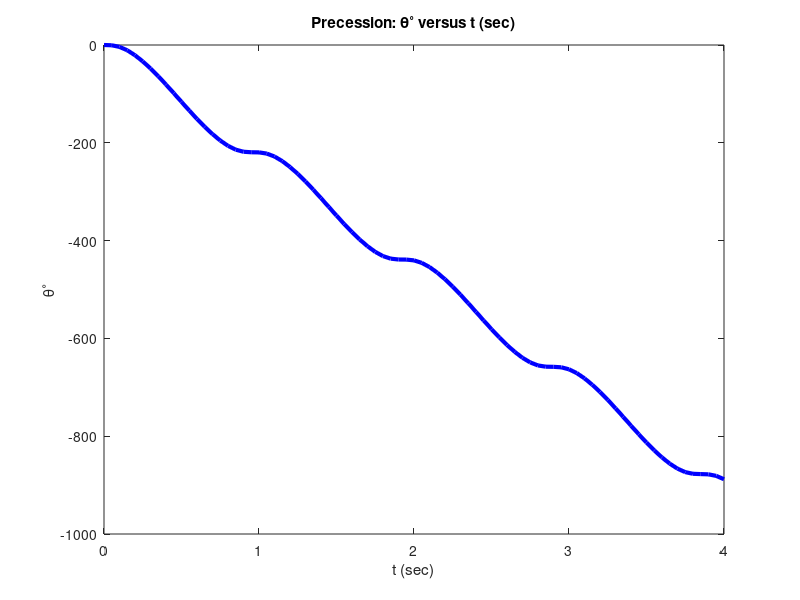
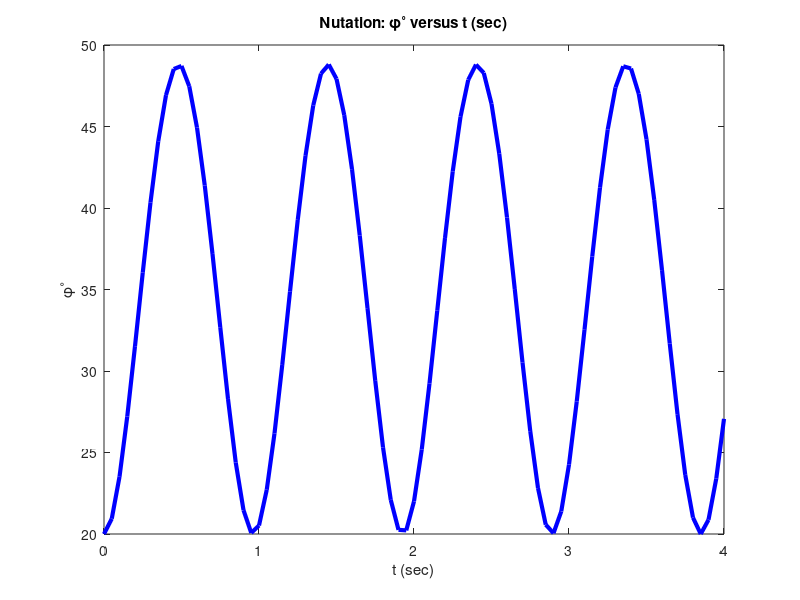

Here is the MATLAB script that generated these plots, in order:
function [t,VAR,Output] = hw_11_18_19
%===========================================================================
% File: hw_11_18_19.m created Nov 06 2025 by MotionGenesis 6.5.
% Portions copyright (c) 2009-2025 Motion Genesis LLC.  Rights reserved.
% MotionGenesis Student Licensee: Charlie Lambert. (until September 2028).
% This MotionGenesis Student license is granted the right to use this code
% only until September 2028, only for legal student-academic (non-professional) purposes,
% and limited to their coursework completion at their accredited school.
% All use of this code is specifically limited to this student licensee.
% No rights are extended for other purposes or to anyone but the licensee.
% This copyright notice must appear in all uses of this code.
%===========================================================================
% The software is provided "as is", without warranty of any kind, express or    
% implied, including but not limited to the warranties of merchantability or    
% fitness for a particular purpose. In no event shall the authors, contributors,
% or copyright holders be liable for any claim, damages or other liability,     
% whether in an action of contract, tort, or otherwise, arising from, out of, or
% in connection with the software or the use or other dealings in the software. 
%===========================================================================
eventDetectedByIntegratorTerminate1OrContinue0 = [];
phiDDt=0; qCDDt=0; thetaDDt=0;


%-------------------------------+--------------------------+-------------------+-----------------
% Quantity                      | Value                    | Units             | Description
%-------------------------------|--------------------------|-------------------|-----------------
g                               =  9.8;                    % m/s^2               Constant
L                               =  0.2;                    % m                   Constant
r                               =  0.2;                    % m                   Constant

phi                             =  20;                     % degrees             Initial Value
qC                              =  0;                      % UNITS               Initial Value
theta                           =  0;                      % degrees             Initial Value
phiDt                           =  0;                      % UNITS               Initial Value
qCDt                            =  300;                    % rpm                 Initial Value
thetaDt                         =  0;                      % UNITS               Initial Value

tInitial                        =  0.0;                    % second              Initial Time
tFinal                          =  4;                      % second              Final Time
tStep                           =  0.05;                   % second              Integration Step
printIntScreen                  =  1;                      % 0 or +integer       0 is NO screen output
printIntFile                    =  1;                      % 0 or +integer       0 is NO file   output
absError                        =  1.0E-05;                %                     Absolute Error
relError                        =  1.0E-08;                %                     Relative Error
%-------------------------------+--------------------------+-------------------+-----------------

% Unit conversions.  UnitSystem: kg, meter, second.
DEGtoRAD = pi / 180.0;
RADtoDEG = 180.0 / pi;
phi = phi * DEGtoRAD;                                      %  Converted from degrees 
theta = theta * DEGtoRAD;                                  %  Converted from degrees 
qCDt = qCDt * 0.1047197551196598;                          %  Converted from rpm 

VAR = SetMatrixFromNamedQuantities;
[t,VAR,Output] = IntegrateForwardOrBackward( tInitial, tFinal, tStep, absError, relError, VAR, printIntScreen, printIntFile );
OutputToScreenOrFile( [], 0, 0 );   % Close output files.
if( printIntFile ~= 0 ),  PlotOutputFiles;  end


%===========================================================================
function sys = mdlDerivatives( t, VAR, uSimulink )
%===========================================================================
SetNamedQuantitiesFromMatrix( VAR );
thetaDDt = -2*phiDt*(r^2*qCDt+4*L^2*cos(phi)*thetaDt)/((r^2+4*L^2)*sin(phi));
phiDDt = sin(phi)*(4*g*L+4*L^2*cos(phi)*thetaDt^2+r^2*thetaDt*(2*qCDt-cos(phi)*thetaDt))/(r^2+4*L^2);
qCDDt = -phiDt*((2*r^2+(4*L^2-r^2)*sin(phi)^2)*thetaDt+2*cos(phi)*(r^2*qCDt+4*L^2*cos(phi)*thetaDt-r^2*cos(phi)*thetaDt))/((r^2+4*L^2)*  ...
sin(phi));

sys = transpose( SetMatrixOfDerivativesPriorToIntegrationStep );
end



%===========================================================================
function VAR = SetMatrixFromNamedQuantities
%===========================================================================
VAR = zeros( 1, 6 );
VAR(1) = phi;
VAR(2) = qC;
VAR(3) = theta;
VAR(4) = phiDt;
VAR(5) = qCDt;
VAR(6) = thetaDt;
end


%===========================================================================
function SetNamedQuantitiesFromMatrix( VAR )
%===========================================================================
phi = VAR(1);
qC = VAR(2);
theta = VAR(3);
phiDt = VAR(4);
qCDt = VAR(5);
thetaDt = VAR(6);
end


%===========================================================================
function VARp = SetMatrixOfDerivativesPriorToIntegrationStep
%===========================================================================
VARp = zeros( 1, 6 );
VARp(1) = phiDt;
VARp(2) = qCDt;
VARp(3) = thetaDt;
VARp(4) = phiDDt;
VARp(5) = qCDDt;
VARp(6) = thetaDDt;
end



%===========================================================================
function Output = mdlOutputs( t, VAR, uSimulink )
%===========================================================================
Output = zeros( 1, 4 );
Output(1) = t;
Output(2) = theta*RADtoDEG;

Output(3) = t;
Output(4) = phi*RADtoDEG;
end


%===========================================================================
function OutputToScreenOrFile( Output, shouldPrintToScreen, shouldPrintToFile )
%===========================================================================
persistent FileIdentifier hasHeaderInformationBeenWritten;

if( isempty(Output) ),
   if( ~isempty(FileIdentifier) ),
      for( i = 1 : 2 ),  fclose( FileIdentifier(i) );  end
      clear FileIdentifier;
      fprintf( 1, '\n Output is in the files hw_11_18_19.i  (i=1,2)\n\n' );
   end
   clear hasHeaderInformationBeenWritten;
   return;
end

if( isempty(hasHeaderInformationBeenWritten) ),
   if( shouldPrintToScreen ),
      fprintf( 1,                '%%       t            theta\n' );
      fprintf( 1,                '%%   (second)       (degrees)\n\n' );
   end
   if( shouldPrintToFile && isempty(FileIdentifier) ),
      FileIdentifier = zeros( 1, 2 );
      FileIdentifier(1) = fopen('hw_11_18_19.1', 'wt');   if( FileIdentifier(1) == -1 ), error('Error: unable to open file hw_11_18_19.1'); end
      fprintf(FileIdentifier(1), '%% FILE: hw_11_18_19.1\n%%\n' );
      fprintf(FileIdentifier(1), '%%       t            theta\n' );
      fprintf(FileIdentifier(1), '%%   (second)       (degrees)\n\n' );
      FileIdentifier(2) = fopen('hw_11_18_19.2', 'wt');   if( FileIdentifier(2) == -1 ), error('Error: unable to open file hw_11_18_19.2'); end
      fprintf(FileIdentifier(2), '%% FILE: hw_11_18_19.2\n%%\n' );
      fprintf(FileIdentifier(2), '%%       t             phi\n' );
      fprintf(FileIdentifier(2), '%%   (second)       (degrees)\n\n' );
   end
   hasHeaderInformationBeenWritten = 1;
end

if( shouldPrintToScreen ), WriteNumericalData( 1,                 Output(1:2) );  end
if( shouldPrintToFile ),   WriteNumericalData( FileIdentifier(1), Output(1:2) );  end
if( shouldPrintToFile ),   WriteNumericalData( FileIdentifier(2), Output(3:4) );  end
end


%===========================================================================
function WriteNumericalData( fileIdentifier, Output )
%===========================================================================
numberOfOutputQuantities = length( Output );
if( numberOfOutputQuantities > 0 ),
   for( i = 1 : numberOfOutputQuantities ),
      fprintf( fileIdentifier, ' %- 14.6E', Output(i) );
   end
   fprintf( fileIdentifier, '\n' );
end
end



%===========================================================================
function PlotOutputFiles
%===========================================================================
figure;
data = load( 'hw_11_18_19.1' ); 
plot( data(:,1),data(:,2),'-b', 'LineWidth',3 );
title('Precession: \theta^{\circ} versus t (sec)')
xlabel('t (sec)');   ylabel('\theta^{\circ}');   % title('Some plot title');
clear data;

figure;
data = load( 'hw_11_18_19.2' ); 
plot( data(:,1),data(:,2),'-b', 'LineWidth',3 );
title('Nutation: \phi^{\circ} versus t (sec)')
xlabel('t (sec)');   ylabel('\phi^{\circ}');   % title('Some plot title');
clear data;
end



%===========================================================================
function [functionsToEvaluateForEvent, eventTerminatesIntegration1Otherwise0ToContinue, eventDirection_AscendingIs1_CrossingIs0_DescendingIsNegative1] = EventDetection( t, VAR, uSimulink )
%===========================================================================
% Detects when designated functions are zero or cross zero with positive or negative slope.
% Step 1: Uncomment call to mdlDerivatives and mdlOutputs.
% Step 2: Change functionsToEvaluateForEvent,                      e.g., change  []  to  [t - 5.67]  to stop at t = 5.67.
% Step 3: Change eventTerminatesIntegration1Otherwise0ToContinue,  e.g., change  []  to  [1]  to stop integrating.
% Step 4: Change eventDirection_AscendingIs1_CrossingIs0_DescendingIsNegative1,  e.g., change  []  to  [1].
% Step 5: Possibly modify function EventDetectedByIntegrator (if eventTerminatesIntegration1Otherwise0ToContinue is 0).
%---------------------------------------------------------------------------
% mdlDerivatives( t, VAR, uSimulink );        % UNCOMMENT FOR EVENT HANDLING
% mdlOutputs(     t, VAR, uSimulink );        % UNCOMMENT FOR EVENT HANDLING
functionsToEvaluateForEvent = [];
eventTerminatesIntegration1Otherwise0ToContinue = [];
eventDirection_AscendingIs1_CrossingIs0_DescendingIsNegative1 = [];
eventDetectedByIntegratorTerminate1OrContinue0 = eventTerminatesIntegration1Otherwise0ToContinue;
end


%===========================================================================
function [isIntegrationFinished, VAR] = EventDetectedByIntegrator( t, VAR, nIndexOfEvents )
%===========================================================================
isIntegrationFinished = eventDetectedByIntegratorTerminate1OrContinue0( nIndexOfEvents );
if( ~isIntegrationFinished ),
   SetNamedQuantitiesFromMatrix( VAR );
%  Put code here to modify how integration continues.
   VAR = SetMatrixFromNamedQuantities;
end
end



%===========================================================================
function [t,VAR,Output] = IntegrateForwardOrBackward( tInitial, tFinal, tStep, absError, relError, VAR, printIntScreen, printIntFile )
%===========================================================================
OdeMatlabOptions = odeset( 'RelTol',relError, 'AbsTol',absError, 'MaxStep',tStep, 'Events',@EventDetection );
t = tInitial;                 epsilonT = 0.001*tStep;                   tFinalMinusEpsilonT = tFinal - epsilonT;
printCounterScreen = 0;       integrateForward = tFinal >= tInitial;    tAtEndOfIntegrationStep = t + tStep;
printCounterFile   = 0;       isIntegrationFinished = 0;
mdlDerivatives( t, VAR, 0 );
while 1,
   if( (integrateForward && t >= tFinalMinusEpsilonT) || (~integrateForward && t <= tFinalMinusEpsilonT) ), isIntegrationFinished = 1;  end
   shouldPrintToScreen = printIntScreen && ( isIntegrationFinished || printCounterScreen <= 0.01 );
   shouldPrintToFile   = printIntFile   && ( isIntegrationFinished || printCounterFile   <= 0.01 );
   if( isIntegrationFinished || shouldPrintToScreen || shouldPrintToFile ),
      Output = mdlOutputs( t, VAR, 0 );
      OutputToScreenOrFile( Output, shouldPrintToScreen, shouldPrintToFile );
      if( isIntegrationFinished ), break;  end
      if( shouldPrintToScreen ), printCounterScreen = printIntScreen;  end
      if( shouldPrintToFile ),   printCounterFile   = printIntFile;    end
   end
   [TimeOdeArray, VarOdeArray, timeEventOccurredInIntegrationStep, nStatesArraysAtEvent, nIndexOfEvents] = ode45( @mdlDerivatives, [t tAtEndOfIntegrationStep], VAR, OdeMatlabOptions, 0 );
   if( isempty(timeEventOccurredInIntegrationStep) ),
      lastIndex = length( TimeOdeArray );
      t = TimeOdeArray( lastIndex );
      VAR = VarOdeArray( lastIndex, : );
      printCounterScreen = printCounterScreen - 1;
      printCounterFile   = printCounterFile   - 1;
      if( abs(tAtEndOfIntegrationStep - t) >= abs(epsilonT) ), warning('numerical integration failed'); break;  end
      tAtEndOfIntegrationStep = t + tStep;
      if( (integrateForward && tAtEndOfIntegrationStep > tFinal) || (~integrateForward && tAtEndOfIntegrationStep < tFinal) ) tAtEndOfIntegrationStep = tFinal;  end
   else
      t = timeEventOccurredInIntegrationStep( 1 );    % time  at firstEvent = 1 during this integration step.
      VAR = nStatesArraysAtEvent( 1, : );             % state at firstEvent = 1 during this integration step.
      printCounterScreen = 0;
      printCounterFile   = 0;
      [isIntegrationFinished, VAR] = EventDetectedByIntegrator( t, VAR, nIndexOfEvents(1) );
   end
end
end


%====================================
end    % End of function hw_11_18_19
%====================================
